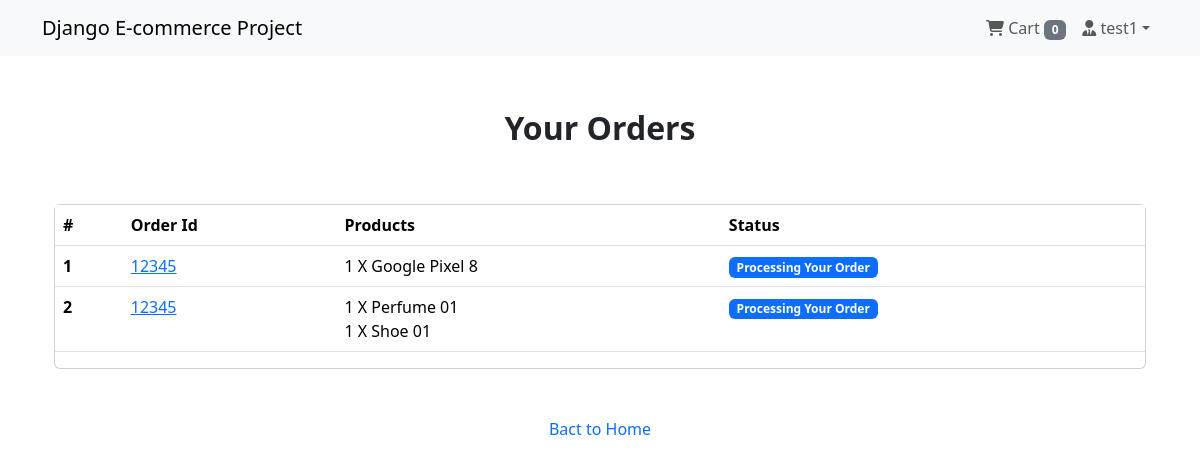
/payment/orders/ (signed in), run on the app's committed database.
### App_Login/models.py (models this page shows, shortened)
class User(AbstractBaseUser, PermissionsMixin):
    email = models.EmailField(unique=True, null=False)
    is_staff = models.BooleanField(
        gettext_lazy("staff status"),
        default=False,
        help_text = gettext_lazy("Designates whether the user can log in this site")
    )
    is_active = models.BooleanField(
        gettext_lazy("active"),
        default=True,
        help_text = gettext_lazy("Designates whether this user should be treated as active. Unselect this instead of deleting accounts.")
    )
    USERNAME_FIELD = "email"
    objects = MyUserManager()

class Profile(models.Model):
    user = models.OneToOneField(User, on_delete=models.CASCADE, related_name='profile')
    username = models.CharField(max_length=264, blank=True)
    full_name = models.CharField(max_length=264, blank=True)
    address_1 = models.TextField(max_length=300, blank=True)
    city = models.CharField(max_length=40, blank=True)
    zipcode = models.CharField(max_length=10, blank=True)
    country = models.CharField(max_length=50, blank=True)
    phone = models.CharField(max_length=20, blank=True)
    date_joined = models.DateTimeField(auto_now_add=True)

### App_Order/models.py (models this page shows, shortened)
class Order(models.Model):
    orderitems = models.ManyToManyField(Cart)
    user = models.ForeignKey(settings.AUTH_USER_MODEL, on_delete=models.CASCADE)
    ordered = models.BooleanField(default=False)
    created = models.DateTimeField(auto_now_add=True)
    paymentId = models.CharField(max_length=264, blank=True, null=True)
    orderId = models.CharField(max_length=200, blank=True, null=True)

class Cart(models.Model):
    user = models.ForeignKey(settings.AUTH_USER_MODEL, on_delete=models.CASCADE, related_name="cart")
    item = models.ForeignKey(Product, on_delete=models.CASCADE)
    quantity = models.IntegerField(default=1)
    purchased = models.BooleanField(default=False)
    created = models.DateTimeField(auto_now_add=True)
    updated = models.DateTimeField(auto_now=True)
    def __str__(self):
        return f'{self.quantity} X {self.item}'

### App_Shop/models.py (models this page shows)
class Product(models.Model):
    mainimage = models.ImageField(upload_to='Products')
    name = models.CharField(max_length=264)
    category = models.ForeignKey(Category, on_delete=models.CASCADE, related_name='category')
    preview_text = models.TextField(max_length=200, verbose_name='Preview Text')
    detail_text = models.TextField(max_length=1000, verbose_name='Description')
    price = models.FloatField()
    old_price = models.FloatField(default=0.00)
    created = models.DateTimeField(auto_now_add=True)
    def __str__(self):
        return self.name
    class Meta:
        ordering = ['-created',]

### App_Payment/views.py (the view)
# urls.py: path('orders/', views.order_view, name="orders"),
@login_required
def order_view(request):
    try:
        orders = Order.objects.filter(user=request.user, ordered=True)
        context = {"orders": orders}
    except:
        messages.warning(request, "You do no have an active order")
        return redirect("App_Shop:home")
    return render(request, "App_Payment/order.html", context)

### App_Order/templatetags/cart_tag.py (called while the page is built)
@register.filter
def cart_total(user):
    order = Order.objects.filter(user=user, ordered=False)
    if order.exists():
        return order[0].orderitems.count()
    else:
        return 0

### templates/App_Payment/order.html
{% extends 'base.html' %}
{% block body_block %}
<div class="container mt-5">
  <h2 class="text-center"><strong>Your Orders</strong></h2>
  <div class="row">
    <div class="col-md-12">
      <div class="card mt-5" style="height:auto">
        <div class="table-responsive">
          <table class="table">
            <thead>
              <tr>
                <th scope="col">#</th>
                <th scope="col">Order Id</th>
                <th scope="col">Products</th>
                <th scope="col">Status</th>
              </tr>
            </thead>
            <tbody>
              {% for order in orders %}
              <tr>
                <th scope="row">{{ forloop.counter }}</th>
                <td><a href="#">{{ order.orderId }}</a></td>
                <td>
                  {% for item in order.orderitems.all %} {{item}} <br> {% endfor %}
                </td>
                <td><span class="badge text-bg-primary">Processing Your Order</span></td>
              </tr>
              {% endfor %}
            </tbody>
          </table>
        </div>
      </div>
    </div>
    <div class="col-md-12 my-5 text-center">
      <a href="{% url 'App_Shop:home' %}" style="text-decoration: none;">Bact to Home</a>
    </div>
  </div>
</div>
{% endblock %}

### templates/navbar.html (shortened to what this page needs)
{% load cart_tag %}
<nav class="navbar navbar-expand-lg bg-body-tertiary navbar-light bg-light">
  <div class="container">
    <a class="navbar-brand" href="{% url 'App_Shop:home' %}">Django E-commerce Project</a>
    <div class="collapse navbar-collapse" id="navbarNavDropdown">
      <ul class="navbar-nav ms-auto">
        {% if request.user.is_authenticated %}
        <li class="nav-item">
          <a href="{% url 'App_Order:cart' %}" class="nav-link">
            <i class="fa fa-shopping-cart"></i> Cart
            <span class="badge text-bg-secondary">{{ request.user | cart_total }}</span>
          </a>
        </li>
        <li class="nav-item dropdown">
          <a class="nav-link dropdown-toggle" href="#" role="button" data-bs-toggle="dropdown" aria-expanded="false"><i class="fas fa-user-tie"></i> {{request.user.profile.username}}</a>
        </li>
        {% else %}
        <li class="nav-item">
          <a href="{% url 'App_Login:login' %}" class="btn btn-primary">Login</a>
        </li>
        {% endif %}
      </ul>
    </div>
  </div>
</nav>

### data on the page
User: user|cart_total "0", user.profile.username "test1"
Order: orderId "12345"
Cart: quantity+item "1 X Google Pixel 8"
Order: orderId "12345"
Cart: quantity+item "1 X Perfume 01"
Cart: quantity+item "1 X Shoe 01"
